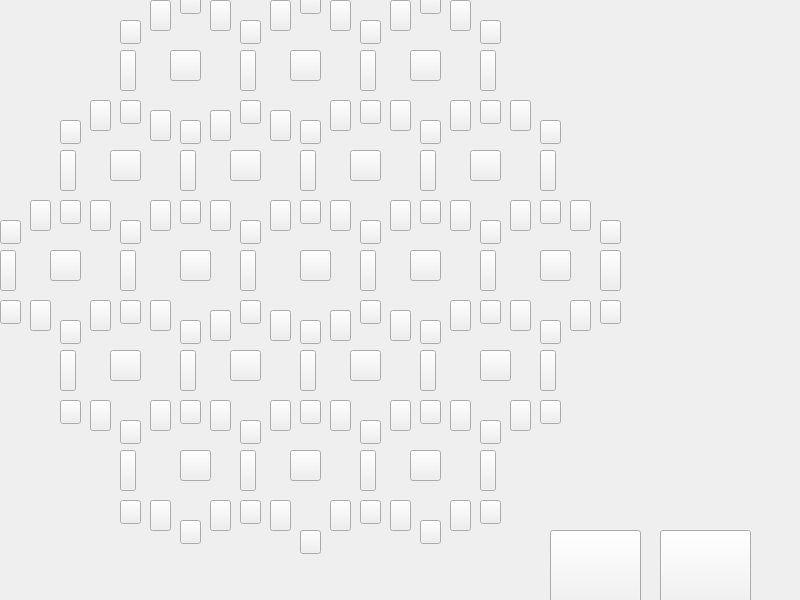
<?xml version="1.0" encoding="UTF-8"?>
<ui version="4.0">
 <class>Map</class>
 <widget class="QMainWindow" name="Map">
  <property name="geometry">
   <rect>
    <x>0</x>
    <y>0</y>
    <width>800</width>
    <height>600</height>
   </rect>
  </property>
  <property name="windowTitle">
   <string>MainWindow</string>
  </property>
  <widget class="QWidget" name="centralwidget">
   <widget class="QPushButton" name="pushButton_4">
    <property name="geometry">
     <rect>
      <x>170</x>
      <y>50</y>
      <width>31</width>
      <height>31</height>
     </rect>
    </property>
    <property name="text">
     <string/>
    </property>
   </widget>
   <widget class="QPushButton" name="pushButton_42">
    <property name="geometry">
     <rect>
      <x>60</x>
      <y>200</y>
      <width>21</width>
      <height>24</height>
     </rect>
    </property>
    <property name="text">
     <string/>
    </property>
   </widget>
   <widget class="QPushButton" name="pushButton_81">
    <property name="geometry">
     <rect>
      <x>600</x>
      <y>250</y>
      <width>21</width>
      <height>41</height>
     </rect>
    </property>
    <property name="text">
     <string/>
    </property>
   </widget>
   <widget class="QPushButton" name="pushButton_118">
    <property name="geometry">
     <rect>
      <x>390</x>
      <y>200</y>
      <width>21</width>
      <height>31</height>
     </rect>
    </property>
    <property name="text">
     <string/>
    </property>
   </widget>
   <widget class="QPushButton" name="pushButton_60">
    <property name="geometry">
     <rect>
      <x>240</x>
      <y>300</y>
      <width>21</width>
      <height>24</height>
     </rect>
    </property>
    <property name="text">
     <string/>
    </property>
   </widget>
   <widget class="QPushButton" name="pushButton_89">
    <property name="geometry">
     <rect>
      <x>180</x>
      <y>350</y>
      <width>16</width>
      <height>41</height>
     </rect>
    </property>
    <property name="text">
     <string/>
    </property>
   </widget>
   <widget class="QLabel" name="label_8">
    <property name="geometry">
     <rect>
      <x>190</x>
      <y>300</y>
      <width>131</width>
      <height>141</height>
     </rect>
    </property>
    <property name="text">
     <string/>
    </property>
    <property name="pixmap">
     <pixmap>../../AP_project/tile_clay.png</pixmap>
    </property>
   </widget>
   <widget class="QPushButton" name="pushButton_108">
    <property name="geometry">
     <rect>
      <x>270</x>
      <y>110</y>
      <width>21</width>
      <height>31</height>
     </rect>
    </property>
    <property name="text">
     <string/>
    </property>
   </widget>
   <widget class="QPushButton" name="pushButton_142">
    <property name="geometry">
     <rect>
      <x>450</x>
      <y>500</y>
      <width>21</width>
      <height>31</height>
     </rect>
    </property>
    <property name="text">
     <string/>
    </property>
   </widget>
   <widget class="QPushButton" name="pushButton_145">
    <property name="geometry">
     <rect>
      <x>210</x>
      <y>400</y>
      <width>21</width>
      <height>31</height>
     </rect>
    </property>
    <property name="text">
     <string/>
    </property>
   </widget>
   <widget class="QLabel" name="label_19">
    <property name="geometry">
     <rect>
      <x>310</x>
      <y>300</y>
      <width>121</width>
      <height>141</height>
     </rect>
    </property>
    <property name="text">
     <string/>
    </property>
    <property name="pixmap">
     <pixmap>../../AP_project/tile_field.png</pixmap>
    </property>
   </widget>
   <widget class="QPushButton" name="pushButton_88">
    <property name="geometry">
     <rect>
      <x>60</x>
      <y>350</y>
      <width>16</width>
      <height>41</height>
     </rect>
    </property>
    <property name="text">
     <string/>
    </property>
   </widget>
   <widget class="QPushButton" name="pushButton_47">
    <property name="geometry">
     <rect>
      <x>60</x>
      <y>320</y>
      <width>21</width>
      <height>24</height>
     </rect>
    </property>
    <property name="text">
     <string/>
    </property>
   </widget>
   <widget class="QPushButton" name="pushButton_57">
    <property name="geometry">
     <rect>
      <x>420</x>
      <y>320</y>
      <width>21</width>
      <height>24</height>
     </rect>
    </property>
    <property name="text">
     <string/>
    </property>
   </widget>
   <widget class="QPushButton" name="pushButton_52">
    <property name="geometry">
     <rect>
      <x>540</x>
      <y>320</y>
      <width>21</width>
      <height>24</height>
     </rect>
    </property>
    <property name="text">
     <string/>
    </property>
   </widget>
   <widget class="QPushButton" name="pushButton_19">
    <property name="geometry">
     <rect>
      <x>470</x>
      <y>150</y>
      <width>31</width>
      <height>31</height>
     </rect>
    </property>
    <property name="text">
     <string/>
    </property>
   </widget>
   <widget class="QPushButton" name="pushButton_115">
    <property name="geometry">
     <rect>
      <x>510</x>
      <y>100</y>
      <width>21</width>
      <height>31</height>
     </rect>
    </property>
    <property name="text">
     <string/>
    </property>
   </widget>
   <widget class="QPushButton" name="pushButton_73">
    <property name="geometry">
     <rect>
      <x>480</x>
      <y>420</y>
      <width>21</width>
      <height>24</height>
     </rect>
    </property>
    <property name="text">
     <string/>
    </property>
   </widget>
   <widget class="QPushButton" name="pushButton_34">
    <property name="geometry">
     <rect>
      <x>480</x>
      <y>220</y>
      <width>21</width>
      <height>24</height>
     </rect>
    </property>
    <property name="text">
     <string/>
    </property>
   </widget>
   <widget class="QPushButton" name="pushButton_124">
    <property name="geometry">
     <rect>
      <x>450</x>
      <y>400</y>
      <width>21</width>
      <height>31</height>
     </rect>
    </property>
    <property name="text">
     <string/>
    </property>
   </widget>
   <widget class="QPushButton" name="pushButton_96">
    <property name="geometry">
     <rect>
      <x>360</x>
      <y>250</y>
      <width>16</width>
      <height>41</height>
     </rect>
    </property>
    <property name="text">
     <string/>
    </property>
   </widget>
   <widget class="QPushButton" name="pushButton_131">
    <property name="geometry">
     <rect>
      <x>210</x>
      <y>110</y>
      <width>21</width>
      <height>31</height>
     </rect>
    </property>
    <property name="text">
     <string/>
    </property>
   </widget>
   <widget class="QPushButton" name="pushButton_45">
    <property name="geometry">
     <rect>
      <x>120</x>
      <y>420</y>
      <width>21</width>
      <height>24</height>
     </rect>
    </property>
    <property name="text">
     <string/>
    </property>
   </widget>
   <widget class="QLabel" name="label_10">
    <property name="geometry">
     <rect>
      <x>370</x>
      <y>200</y>
      <width>121</width>
      <height>141</height>
     </rect>
    </property>
    <property name="text">
     <string/>
    </property>
    <property name="pixmap">
     <pixmap>../../AP_project/tile_field.png</pixmap>
    </property>
   </widget>
   <widget class="QPushButton" name="pushButton_70">
    <property name="geometry">
     <rect>
      <x>300</x>
      <y>400</y>
      <width>21</width>
      <height>24</height>
     </rect>
    </property>
    <property name="text">
     <string/>
    </property>
   </widget>
   <widget class="QPushButton" name="pushButton_59">
    <property name="geometry">
     <rect>
      <x>300</x>
      <y>320</y>
      <width>21</width>
      <height>24</height>
     </rect>
    </property>
    <property name="text">
     <string/>
    </property>
   </widget>
   <widget class="QPushButton" name="pushButton_26">
    <property name="geometry">
     <rect>
      <x>180</x>
      <y>120</y>
      <width>21</width>
      <height>24</height>
     </rect>
    </property>
    <property name="text">
     <string/>
    </property>
   </widget>
   <widget class="QPushButton" name="pushButton_7">
    <property name="geometry">
     <rect>
      <x>230</x>
      <y>150</y>
      <width>31</width>
      <height>31</height>
     </rect>
    </property>
    <property name="text">
     <string/>
    </property>
   </widget>
   <widget class="QPushButton" name="pushButton_79">
    <property name="geometry">
     <rect>
      <x>120</x>
      <y>50</y>
      <width>16</width>
      <height>41</height>
     </rect>
    </property>
    <property name="text">
     <string/>
    </property>
   </widget>
   <widget class="QLabel" name="label_13">
    <property name="geometry">
     <rect>
      <x>130</x>
      <y>400</y>
      <width>121</width>
      <height>141</height>
     </rect>
    </property>
    <property name="text">
     <string/>
    </property>
    <property name="pixmap">
     <pixmap>../../AP_project/tile_field.png</pixmap>
    </property>
   </widget>
   <widget class="QPushButton" name="pushButton_139">
    <property name="geometry">
     <rect>
      <x>390</x>
      <y>500</y>
      <width>21</width>
      <height>31</height>
     </rect>
    </property>
    <property name="text">
     <string/>
    </property>
   </widget>
   <widget class="QLabel" name="label_9">
    <property name="geometry">
     <rect>
      <x>10</x>
      <y>200</y>
      <width>121</width>
      <height>141</height>
     </rect>
    </property>
    <property name="text">
     <string/>
    </property>
    <property name="pixmap">
     <pixmap>../../AP_project/tile_stone.png</pixmap>
    </property>
   </widget>
   <widget class="QPushButton" name="pushButton_144">
    <property name="geometry">
     <rect>
      <x>210</x>
      <y>310</y>
      <width>21</width>
      <height>31</height>
     </rect>
    </property>
    <property name="text">
     <string/>
    </property>
   </widget>
   <widget class="QPushButton" name="pushButton_125">
    <property name="geometry">
     <rect>
      <x>510</x>
      <y>400</y>
      <width>21</width>
      <height>31</height>
     </rect>
    </property>
    <property name="text">
     <string/>
    </property>
   </widget>
   <widget class="QPushButton" name="pushButton_97">
    <property name="geometry">
     <rect>
      <x>480</x>
      <y>250</y>
      <width>16</width>
      <height>41</height>
     </rect>
    </property>
    <property name="text">
     <string/>
    </property>
   </widget>
   <widget class="QPushButton" name="pushButton_24">
    <property name="geometry">
     <rect>
      <x>120</x>
      <y>20</y>
      <width>21</width>
      <height>24</height>
     </rect>
    </property>
    <property name="text">
     <string/>
    </property>
    <property name="autoDefault">
     <bool>false</bool>
    </property>
    <property name="flat">
     <bool>false</bool>
    </property>
   </widget>
   <widget class="QPushButton" name="pushButton_46">
    <property name="geometry">
     <rect>
      <x>120</x>
      <y>300</y>
      <width>21</width>
      <height>24</height>
     </rect>
    </property>
    <property name="text">
     <string/>
    </property>
   </widget>
   <widget class="QLabel" name="label">
    <property name="geometry">
     <rect>
      <x>250</x>
      <y>0</y>
      <width>121</width>
      <height>141</height>
     </rect>
    </property>
    <property name="text">
     <string/>
    </property>
    <property name="pixmap">
     <pixmap>../../AP_project/tile_field.png</pixmap>
    </property>
   </widget>
   <widget class="QPushButton" name="pushButton_69">
    <property name="geometry">
     <rect>
      <x>360</x>
      <y>420</y>
      <width>21</width>
      <height>24</height>
     </rect>
    </property>
    <property name="text">
     <string/>
    </property>
   </widget>
   <widget class="QPushButton" name="pushButton_40">
    <property name="geometry">
     <rect>
      <x>120</x>
      <y>220</y>
      <width>21</width>
      <height>24</height>
     </rect>
    </property>
    <property name="text">
     <string/>
    </property>
   </widget>
   <widget class="QPushButton" name="pushButton_62">
    <property name="geometry">
     <rect>
      <x>180</x>
      <y>400</y>
      <width>21</width>
      <height>24</height>
     </rect>
    </property>
    <property name="text">
     <string/>
    </property>
   </widget>
   <widget class="QPushButton" name="pushButton_72">
    <property name="geometry">
     <rect>
      <x>420</x>
      <y>400</y>
      <width>21</width>
      <height>24</height>
     </rect>
    </property>
    <property name="text">
     <string/>
    </property>
   </widget>
   <widget class="QPushButton" name="pushButton_91">
    <property name="geometry">
     <rect>
      <x>420</x>
      <y>350</y>
      <width>16</width>
      <height>41</height>
     </rect>
    </property>
    <property name="text">
     <string/>
    </property>
   </widget>
   <widget class="QPushButton" name="pushButton_50">
    <property name="geometry">
     <rect>
      <x>540</x>
      <y>120</y>
      <width>21</width>
      <height>24</height>
     </rect>
    </property>
    <property name="text">
     <string/>
    </property>
   </widget>
   <widget class="QPushButton" name="pushButton_54">
    <property name="geometry">
     <rect>
      <x>600</x>
      <y>220</y>
      <width>21</width>
      <height>24</height>
     </rect>
    </property>
    <property name="text">
     <string/>
    </property>
   </widget>
   <widget class="QPushButton" name="pushButton_10">
    <property name="geometry">
     <rect>
      <x>410</x>
      <y>250</y>
      <width>31</width>
      <height>31</height>
     </rect>
    </property>
    <property name="text">
     <string/>
    </property>
   </widget>
   <widget class="QPushButton" name="pushButton_105">
    <property name="geometry">
     <rect>
      <x>390</x>
      <y>0</y>
      <width>21</width>
      <height>31</height>
     </rect>
    </property>
    <property name="text">
     <string/>
    </property>
   </widget>
   <widget class="QPushButton" name="pushButton_43">
    <property name="geometry">
     <rect>
      <x>480</x>
      <y>20</y>
      <width>21</width>
      <height>24</height>
     </rect>
    </property>
    <property name="text">
     <string/>
    </property>
   </widget>
   <widget class="QPushButton" name="pushButton_138">
    <property name="geometry">
     <rect>
      <x>390</x>
      <y>310</y>
      <width>21</width>
      <height>31</height>
     </rect>
    </property>
    <property name="text">
     <string/>
    </property>
   </widget>
   <widget class="QPushButton" name="pushButton_13">
    <property name="geometry">
     <rect>
      <x>350</x>
      <y>350</y>
      <width>31</width>
      <height>31</height>
     </rect>
    </property>
    <property name="text">
     <string/>
    </property>
   </widget>
   <widget class="QPushButton" name="pushButton_65">
    <property name="geometry">
     <rect>
      <x>300</x>
      <y>530</y>
      <width>21</width>
      <height>24</height>
     </rect>
    </property>
    <property name="text">
     <string/>
    </property>
   </widget>
   <widget class="QPushButton" name="pushButton_83">
    <property name="geometry">
     <rect>
      <x>300</x>
      <y>150</y>
      <width>16</width>
      <height>41</height>
     </rect>
    </property>
    <property name="text">
     <string/>
    </property>
   </widget>
   <widget class="QLabel" name="label_17">
    <property name="geometry">
     <rect>
      <x>250</x>
      <y>400</y>
      <width>131</width>
      <height>141</height>
     </rect>
    </property>
    <property name="text">
     <string/>
    </property>
    <property name="pixmap">
     <pixmap>../../AP_project/image_2021-07-10_16-53-41.png</pixmap>
    </property>
   </widget>
   <widget class="QPushButton" name="pushButton_99">
    <property name="geometry">
     <rect>
      <x>150</x>
      <y>110</y>
      <width>21</width>
      <height>31</height>
     </rect>
    </property>
    <property name="text">
     <string/>
    </property>
   </widget>
   <widget class="QPushButton" name="pushButton_117">
    <property name="geometry">
     <rect>
      <x>450</x>
      <y>200</y>
      <width>21</width>
      <height>31</height>
     </rect>
    </property>
    <property name="text">
     <string/>
    </property>
   </widget>
   <widget class="QPushButton" name="pushButton_122">
    <property name="geometry">
     <rect>
      <x>330</x>
      <y>400</y>
      <width>21</width>
      <height>31</height>
     </rect>
    </property>
    <property name="text">
     <string/>
    </property>
   </widget>
   <widget class="QPushButton" name="pushButton_36">
    <property name="geometry">
     <rect>
      <x>360</x>
      <y>220</y>
      <width>21</width>
      <height>24</height>
     </rect>
    </property>
    <property name="text">
     <string/>
    </property>
   </widget>
   <widget class="QPushButton" name="pushButton_75">
    <property name="geometry">
     <rect>
      <x>420</x>
      <y>520</y>
      <width>21</width>
      <height>24</height>
     </rect>
    </property>
    <property name="text">
     <string/>
    </property>
   </widget>
   <widget class="QPushButton" name="pushButton_110">
    <property name="geometry">
     <rect>
      <x>210</x>
      <y>200</y>
      <width>21</width>
      <height>31</height>
     </rect>
    </property>
    <property name="text">
     <string/>
    </property>
   </widget>
   <widget class="QPushButton" name="pushButton_28">
    <property name="geometry">
     <rect>
      <x>420</x>
      <y>120</y>
      <width>21</width>
      <height>24</height>
     </rect>
    </property>
    <property name="text">
     <string/>
    </property>
   </widget>
   <widget class="QPushButton" name="pushButton_49">
    <property name="geometry">
     <rect>
      <x>0</x>
      <y>220</y>
      <width>21</width>
      <height>24</height>
     </rect>
    </property>
    <property name="text">
     <string/>
    </property>
   </widget>
   <widget class="QPushButton" name="pushButton_68">
    <property name="geometry">
     <rect>
      <x>120</x>
      <y>500</y>
      <width>21</width>
      <height>24</height>
     </rect>
    </property>
    <property name="text">
     <string/>
    </property>
   </widget>
   <widget class="QPushButton" name="pushButton_53">
    <property name="geometry">
     <rect>
      <x>600</x>
      <y>300</y>
      <width>21</width>
      <height>24</height>
     </rect>
    </property>
    <property name="text">
     <string/>
    </property>
   </widget>
   <widget class="QPushButton" name="pushButton_9">
    <property name="geometry">
     <rect>
      <x>300</x>
      <y>250</y>
      <width>31</width>
      <height>31</height>
     </rect>
    </property>
    <property name="text">
     <string/>
    </property>
   </widget>
   <widget class="QPushButton" name="pushButton_44">
    <property name="geometry">
     <rect>
      <x>420</x>
      <y>-10</y>
      <width>21</width>
      <height>24</height>
     </rect>
    </property>
    <property name="text">
     <string/>
    </property>
   </widget>
   <widget class="QPushButton" name="pushButton_80">
    <property name="geometry">
     <rect>
      <x>540</x>
      <y>150</y>
      <width>16</width>
      <height>41</height>
     </rect>
    </property>
    <property name="text">
     <string/>
    </property>
   </widget>
   <widget class="QPushButton" name="pushButton_23">
    <property name="geometry">
     <rect>
      <x>240</x>
      <y>20</y>
      <width>21</width>
      <height>24</height>
     </rect>
    </property>
    <property name="text">
     <string/>
    </property>
   </widget>
   <widget class="QPushButton" name="pushButton_137">
    <property name="geometry">
     <rect>
      <x>330</x>
      <y>310</y>
      <width>21</width>
      <height>31</height>
     </rect>
    </property>
    <property name="text">
     <string/>
    </property>
   </widget>
   <widget class="QPushButton" name="pushButton_12">
    <property name="geometry">
     <rect>
      <x>230</x>
      <y>350</y>
      <width>31</width>
      <height>31</height>
     </rect>
    </property>
    <property name="text">
     <string/>
    </property>
   </widget>
   <widget class="QPushButton" name="pushButton">
    <property name="geometry">
     <rect>
      <x>110</x>
      <y>350</y>
      <width>31</width>
      <height>31</height>
     </rect>
    </property>
    <property name="text">
     <string/>
    </property>
   </widget>
   <widget class="QPushButton" name="pushButton_100">
    <property name="geometry">
     <rect>
      <x>150</x>
      <y>0</y>
      <width>21</width>
      <height>31</height>
     </rect>
    </property>
    <property name="text">
     <string/>
    </property>
   </widget>
   <widget class="QPushButton" name="pushButton_82">
    <property name="geometry">
     <rect>
      <x>420</x>
      <y>150</y>
      <width>16</width>
      <height>41</height>
     </rect>
    </property>
    <property name="text">
     <string/>
    </property>
   </widget>
   <widget class="QPushButton" name="pushButton_120">
    <property name="geometry">
     <rect>
      <x>330</x>
      <y>200</y>
      <width>21</width>
      <height>31</height>
     </rect>
    </property>
    <property name="text">
     <string/>
    </property>
   </widget>
   <widget class="QPushButton" name="pushButton_33">
    <property name="geometry">
     <rect>
      <x>480</x>
      <y>100</y>
      <width>21</width>
      <height>24</height>
     </rect>
    </property>
    <property name="text">
     <string/>
    </property>
   </widget>
   <widget class="QPushButton" name="pushButton_90">
    <property name="geometry">
     <rect>
      <x>300</x>
      <y>350</y>
      <width>16</width>
      <height>41</height>
     </rect>
    </property>
    <property name="text">
     <string/>
    </property>
   </widget>
   <widget class="QPushButton" name="pushButton_61">
    <property name="geometry">
     <rect>
      <x>60</x>
      <y>400</y>
      <width>21</width>
      <height>24</height>
     </rect>
    </property>
    <property name="text">
     <string/>
    </property>
   </widget>
   <widget class="QPushButton" name="pushButton_38">
    <property name="geometry">
     <rect>
      <x>240</x>
      <y>220</y>
      <width>21</width>
      <height>24</height>
     </rect>
    </property>
    <property name="text">
     <string/>
    </property>
   </widget>
   <widget class="QPushButton" name="pushButton_74">
    <property name="geometry">
     <rect>
      <x>480</x>
      <y>500</y>
      <width>21</width>
      <height>24</height>
     </rect>
    </property>
    <property name="text">
     <string/>
    </property>
   </widget>
   <widget class="QPushButton" name="pushButton_140">
    <property name="geometry">
     <rect>
      <x>270</x>
      <y>500</y>
      <width>21</width>
      <height>31</height>
     </rect>
    </property>
    <property name="text">
     <string/>
    </property>
   </widget>
   <widget class="QPushButton" name="pushButton_11">
    <property name="geometry">
     <rect>
      <x>540</x>
      <y>250</y>
      <width>31</width>
      <height>31</height>
     </rect>
    </property>
    <property name="text">
     <string/>
    </property>
   </widget>
   <widget class="QPushButton" name="pushButton_119">
    <property name="geometry">
     <rect>
      <x>90</x>
      <y>300</y>
      <width>21</width>
      <height>31</height>
     </rect>
    </property>
    <property name="text">
     <string/>
    </property>
   </widget>
   <widget class="QPushButton" name="Dice_1">
    <property name="geometry">
     <rect>
      <x>550</x>
      <y>530</y>
      <width>91</width>
      <height>91</height>
     </rect>
    </property>
    <property name="styleSheet">
     <string notr="true">border-image:url(/Users/golnoush/Desktop/University/term 2/AP/AP_project/dice_6.png);</string>
    </property>
    <property name="text">
     <string/>
    </property>
   </widget>
   <widget class="QPushButton" name="pushButton_48">
    <property name="geometry">
     <rect>
      <x>0</x>
      <y>300</y>
      <width>21</width>
      <height>24</height>
     </rect>
    </property>
    <property name="text">
     <string/>
    </property>
   </widget>
   <widget class="QPushButton" name="pushButton_85">
    <property name="geometry">
     <rect>
      <x>240</x>
      <y>450</y>
      <width>16</width>
      <height>41</height>
     </rect>
    </property>
    <property name="text">
     <string/>
    </property>
   </widget>
   <widget class="QLabel" name="label_16">
    <property name="geometry">
     <rect>
      <x>70</x>
      <y>300</y>
      <width>121</width>
      <height>141</height>
     </rect>
    </property>
    <property name="text">
     <string/>
    </property>
    <property name="pixmap">
     <pixmap>../../AP_project/tile_desert.png</pixmap>
    </property>
   </widget>
   <widget class="QPushButton" name="pushButton_29">
    <property name="geometry">
     <rect>
      <x>300</x>
      <y>-10</y>
      <width>21</width>
      <height>24</height>
     </rect>
    </property>
    <property name="text">
     <string/>
    </property>
   </widget>
   <widget class="QPushButton" name="pushButton_35">
    <property name="geometry">
     <rect>
      <x>420</x>
      <y>200</y>
      <width>21</width>
      <height>24</height>
     </rect>
    </property>
    <property name="text">
     <string/>
    </property>
   </widget>
   <widget class="QPushButton" name="pushButton_64">
    <property name="geometry">
     <rect>
      <x>360</x>
      <y>500</y>
      <width>21</width>
      <height>24</height>
     </rect>
    </property>
    <property name="text">
     <string/>
    </property>
   </widget>
   <widget class="QPushButton" name="pushButton_93">
    <property name="geometry">
     <rect>
      <x>0</x>
      <y>250</y>
      <width>16</width>
      <height>41</height>
     </rect>
    </property>
    <property name="text">
     <string/>
    </property>
   </widget>
   <widget class="QPushButton" name="pushButton_27">
    <property name="geometry">
     <rect>
      <x>240</x>
      <y>100</y>
      <width>21</width>
      <height>24</height>
     </rect>
    </property>
    <property name="text">
     <string/>
    </property>
   </widget>
   <widget class="QPushButton" name="pushButton_21">
    <property name="geometry">
     <rect>
      <x>180</x>
      <y>150</y>
      <width>16</width>
      <height>41</height>
     </rect>
    </property>
    <property name="text">
     <string/>
    </property>
   </widget>
   <widget class="QLabel" name="label_7">
    <property name="geometry">
     <rect>
      <x>430</x>
      <y>100</y>
      <width>121</width>
      <height>141</height>
     </rect>
    </property>
    <property name="text">
     <string/>
    </property>
    <property name="pixmap">
     <pixmap>../../AP_project/tile_stone.png</pixmap>
    </property>
   </widget>
   <widget class="QPushButton" name="pushButton_15">
    <property name="geometry">
     <rect>
      <x>180</x>
      <y>450</y>
      <width>31</width>
      <height>31</height>
     </rect>
    </property>
    <property name="text">
     <string/>
    </property>
   </widget>
   <widget class="QLabel" name="label_3">
    <property name="geometry">
     <rect>
      <x>310</x>
      <y>100</y>
      <width>121</width>
      <height>141</height>
     </rect>
    </property>
    <property name="text">
     <string/>
    </property>
    <property name="pixmap">
     <pixmap>../../AP_project/tile_clay.png</pixmap>
    </property>
   </widget>
   <widget class="QPushButton" name="pushButton_132">
    <property name="geometry">
     <rect>
      <x>90</x>
      <y>100</y>
      <width>21</width>
      <height>31</height>
     </rect>
    </property>
    <property name="text">
     <string/>
    </property>
   </widget>
   <widget class="QPushButton" name="pushButton_127">
    <property name="geometry">
     <rect>
      <x>570</x>
      <y>300</y>
      <width>21</width>
      <height>31</height>
     </rect>
    </property>
    <property name="text">
     <string/>
    </property>
   </widget>
   <widget class="QLabel" name="label_15">
    <property name="geometry">
     <rect>
      <x>130</x>
      <y>0</y>
      <width>121</width>
      <height>141</height>
     </rect>
    </property>
    <property name="text">
     <string/>
    </property>
    <property name="pixmap">
     <pixmap>../../AP_project/image_2021-07-10_16-53-41.png</pixmap>
    </property>
   </widget>
   <widget class="QPushButton" name="pushButton_98">
    <property name="geometry">
     <rect>
      <x>210</x>
      <y>0</y>
      <width>21</width>
      <height>31</height>
     </rect>
    </property>
    <property name="text">
     <string/>
    </property>
   </widget>
   <widget class="QPushButton" name="pushButton_25">
    <property name="geometry">
     <rect>
      <x>120</x>
      <y>100</y>
      <width>21</width>
      <height>24</height>
     </rect>
    </property>
    <property name="text">
     <string/>
    </property>
   </widget>
   <widget class="QPushButton" name="pushButton_84">
    <property name="geometry">
     <rect>
      <x>120</x>
      <y>450</y>
      <width>16</width>
      <height>41</height>
     </rect>
    </property>
    <property name="text">
     <string/>
    </property>
   </widget>
   <widget class="QPushButton" name="pushButton_2">
    <property name="geometry">
     <rect>
      <x>50</x>
      <y>250</y>
      <width>31</width>
      <height>31</height>
     </rect>
    </property>
    <property name="text">
     <string/>
    </property>
   </widget>
   <widget class="QPushButton" name="pushButton_123">
    <property name="geometry">
     <rect>
      <x>390</x>
      <y>400</y>
      <width>21</width>
      <height>31</height>
     </rect>
    </property>
    <property name="text">
     <string/>
    </property>
   </widget>
   <widget class="QPushButton" name="pushButton_92">
    <property name="geometry">
     <rect>
      <x>540</x>
      <y>350</y>
      <width>16</width>
      <height>41</height>
     </rect>
    </property>
    <property name="text">
     <string/>
    </property>
   </widget>
   <widget class="QPushButton" name="pushButton_63">
    <property name="geometry">
     <rect>
      <x>180</x>
      <y>320</y>
      <width>21</width>
      <height>24</height>
     </rect>
    </property>
    <property name="text">
     <string/>
    </property>
   </widget>
   <widget class="QPushButton" name="pushButton_51">
    <property name="geometry">
     <rect>
      <x>540</x>
      <y>200</y>
      <width>21</width>
      <height>24</height>
     </rect>
    </property>
    <property name="text">
     <string/>
    </property>
   </widget>
   <widget class="QLabel" name="label_2">
    <property name="geometry">
     <rect>
      <x>370</x>
      <y>0</y>
      <width>121</width>
      <height>141</height>
     </rect>
    </property>
    <property name="text">
     <string/>
    </property>
    <property name="pixmap">
     <pixmap>../../AP_project/tile_stone.png</pixmap>
    </property>
   </widget>
   <widget class="QPushButton" name="pushButton_113">
    <property name="geometry">
     <rect>
      <x>150</x>
      <y>400</y>
      <width>21</width>
      <height>31</height>
     </rect>
    </property>
    <property name="text">
     <string/>
    </property>
   </widget>
   <widget class="QPushButton" name="pushButton_107">
    <property name="geometry">
     <rect>
      <x>270</x>
      <y>0</y>
      <width>21</width>
      <height>31</height>
     </rect>
    </property>
    <property name="text">
     <string/>
    </property>
   </widget>
   <widget class="QPushButton" name="pushButton_135">
    <property name="geometry">
     <rect>
      <x>450</x>
      <y>300</y>
      <width>21</width>
      <height>31</height>
     </rect>
    </property>
    <property name="text">
     <string/>
    </property>
   </widget>
   <widget class="QPushButton" name="pushButton_102">
    <property name="geometry">
     <rect>
      <x>390</x>
      <y>100</y>
      <width>21</width>
      <height>31</height>
     </rect>
    </property>
    <property name="text">
     <string/>
    </property>
   </widget>
   <widget class="QPushButton" name="Dice_2">
    <property name="geometry">
     <rect>
      <x>660</x>
      <y>530</y>
      <width>91</width>
      <height>91</height>
     </rect>
    </property>
    <property name="styleSheet">
     <string notr="true">border-image:url(/Users/golnoush/Desktop/University/term 2/AP/AP_project/dice_6.png);</string>
    </property>
    <property name="text">
     <string/>
    </property>
   </widget>
   <widget class="QPushButton" name="pushButton_133">
    <property name="geometry">
     <rect>
      <x>150</x>
      <y>200</y>
      <width>21</width>
      <height>31</height>
     </rect>
    </property>
    <property name="text">
     <string/>
    </property>
   </widget>
   <widget class="QLabel" name="label_6">
    <property name="geometry">
     <rect>
      <x>130</x>
      <y>200</y>
      <width>121</width>
      <height>141</height>
     </rect>
    </property>
    <property name="text">
     <string/>
    </property>
    <property name="pixmap">
     <pixmap>../../AP_project/tile_pasture.png</pixmap>
    </property>
   </widget>
   <widget class="QPushButton" name="pushButton_87">
    <property name="geometry">
     <rect>
      <x>480</x>
      <y>450</y>
      <width>16</width>
      <height>41</height>
     </rect>
    </property>
    <property name="text">
     <string/>
    </property>
   </widget>
   <widget class="QPushButton" name="pushButton_56">
    <property name="geometry">
     <rect>
      <x>480</x>
      <y>300</y>
      <width>21</width>
      <height>24</height>
     </rect>
    </property>
    <property name="text">
     <string/>
    </property>
   </widget>
   <widget class="QLabel" name="label_11">
    <property name="geometry">
     <rect>
      <x>430</x>
      <y>300</y>
      <width>121</width>
      <height>141</height>
     </rect>
    </property>
    <property name="text">
     <string/>
    </property>
    <property name="pixmap">
     <pixmap>../../AP_project/image_2021-07-10_16-53-41.png</pixmap>
    </property>
   </widget>
   <widget class="QPushButton" name="pushButton_31">
    <property name="geometry">
     <rect>
      <x>360</x>
      <y>100</y>
      <width>21</width>
      <height>24</height>
     </rect>
    </property>
    <property name="text">
     <string/>
    </property>
   </widget>
   <widget class="QPushButton" name="pushButton_37">
    <property name="geometry">
     <rect>
      <x>300</x>
      <y>200</y>
      <width>21</width>
      <height>24</height>
     </rect>
    </property>
    <property name="text">
     <string/>
    </property>
   </widget>
   <widget class="QPushButton" name="pushButton_20">
    <property name="geometry">
     <rect>
      <x>240</x>
      <y>50</y>
      <width>16</width>
      <height>41</height>
     </rect>
    </property>
    <property name="text">
     <string/>
    </property>
   </widget>
   <widget class="QPushButton" name="pushButton_14">
    <property name="geometry">
     <rect>
      <x>480</x>
      <y>350</y>
      <width>31</width>
      <height>31</height>
     </rect>
    </property>
    <property name="text">
     <string/>
    </property>
   </widget>
   <widget class="QPushButton" name="pushButton_39">
    <property name="geometry">
     <rect>
      <x>180</x>
      <y>200</y>
      <width>21</width>
      <height>24</height>
     </rect>
    </property>
    <property name="text">
     <string/>
    </property>
   </widget>
   <widget class="QPushButton" name="pushButton_114">
    <property name="geometry">
     <rect>
      <x>90</x>
      <y>400</y>
      <width>21</width>
      <height>31</height>
     </rect>
    </property>
    <property name="text">
     <string/>
    </property>
   </widget>
   <widget class="QPushButton" name="pushButton_143">
    <property name="geometry">
     <rect>
      <x>330</x>
      <y>100</y>
      <width>21</width>
      <height>31</height>
     </rect>
    </property>
    <property name="text">
     <string/>
    </property>
   </widget>
   <widget class="QPushButton" name="pushButton_41">
    <property name="geometry">
     <rect>
      <x>60</x>
      <y>120</y>
      <width>21</width>
      <height>24</height>
     </rect>
    </property>
    <property name="text">
     <string/>
    </property>
   </widget>
   <widget class="QLabel" name="label_5">
    <property name="geometry">
     <rect>
      <x>190</x>
      <y>100</y>
      <width>121</width>
      <height>141</height>
     </rect>
    </property>
    <property name="text">
     <string/>
    </property>
    <property name="pixmap">
     <pixmap>../../AP_project/tile_pasture.png</pixmap>
    </property>
   </widget>
   <widget class="QPushButton" name="pushButton_66">
    <property name="geometry">
     <rect>
      <x>240</x>
      <y>500</y>
      <width>21</width>
      <height>24</height>
     </rect>
    </property>
    <property name="text">
     <string/>
    </property>
   </widget>
   <widget class="QPushButton" name="pushButton_95">
    <property name="geometry">
     <rect>
      <x>240</x>
      <y>250</y>
      <width>16</width>
      <height>41</height>
     </rect>
    </property>
    <property name="text">
     <string/>
    </property>
   </widget>
   <widget class="QPushButton" name="pushButton_67">
    <property name="geometry">
     <rect>
      <x>180</x>
      <y>520</y>
      <width>21</width>
      <height>24</height>
     </rect>
    </property>
    <property name="text">
     <string/>
    </property>
   </widget>
   <widget class="QPushButton" name="pushButton_134">
    <property name="geometry">
     <rect>
      <x>90</x>
      <y>200</y>
      <width>21</width>
      <height>31</height>
     </rect>
    </property>
    <property name="text">
     <string/>
    </property>
   </widget>
   <widget class="QPushButton" name="pushButton_112">
    <property name="geometry">
     <rect>
      <x>150</x>
      <y>500</y>
      <width>21</width>
      <height>31</height>
     </rect>
    </property>
    <property name="text">
     <string/>
    </property>
   </widget>
   <widget class="QLabel" name="label_18">
    <property name="geometry">
     <rect>
      <x>370</x>
      <y>400</y>
      <width>121</width>
      <height>141</height>
     </rect>
    </property>
    <property name="text">
     <string/>
    </property>
    <property name="pixmap">
     <pixmap>../../AP_project/tile_pasture.png</pixmap>
    </property>
   </widget>
   <widget class="QPushButton" name="pushButton_121">
    <property name="geometry">
     <rect>
      <x>270</x>
      <y>400</y>
      <width>21</width>
      <height>31</height>
     </rect>
    </property>
    <property name="text">
     <string/>
    </property>
   </widget>
   <widget class="QPushButton" name="pushButton_106">
    <property name="geometry">
     <rect>
      <x>330</x>
      <y>0</y>
      <width>21</width>
      <height>31</height>
     </rect>
    </property>
    <property name="text">
     <string/>
    </property>
   </widget>
   <widget class="QPushButton" name="pushButton_126">
    <property name="geometry">
     <rect>
      <x>510</x>
      <y>300</y>
      <width>21</width>
      <height>31</height>
     </rect>
    </property>
    <property name="text">
     <string/>
    </property>
   </widget>
   <widget class="QPushButton" name="pushButton_6">
    <property name="geometry">
     <rect>
      <x>350</x>
      <y>150</y>
      <width>31</width>
      <height>31</height>
     </rect>
    </property>
    <property name="text">
     <string/>
    </property>
   </widget>
   <widget class="QPushButton" name="pushButton_101">
    <property name="geometry">
     <rect>
      <x>150</x>
      <y>300</y>
      <width>21</width>
      <height>31</height>
     </rect>
    </property>
    <property name="text">
     <string/>
    </property>
   </widget>
   <widget class="QPushButton" name="pushButton_78">
    <property name="geometry">
     <rect>
      <x>360</x>
      <y>50</y>
      <width>16</width>
      <height>41</height>
     </rect>
    </property>
    <property name="text">
     <string/>
    </property>
   </widget>
   <widget class="QPushButton" name="pushButton_18">
    <property name="geometry">
     <rect>
      <x>410</x>
      <y>50</y>
      <width>31</width>
      <height>31</height>
     </rect>
    </property>
    <property name="text">
     <string/>
    </property>
   </widget>
   <widget class="QPushButton" name="pushButton_141">
    <property name="geometry">
     <rect>
      <x>330</x>
      <y>500</y>
      <width>21</width>
      <height>31</height>
     </rect>
    </property>
    <property name="text">
     <string/>
    </property>
   </widget>
   <widget class="QPushButton" name="pushButton_130">
    <property name="geometry">
     <rect>
      <x>30</x>
      <y>300</y>
      <width>21</width>
      <height>31</height>
     </rect>
    </property>
    <property name="text">
     <string/>
    </property>
   </widget>
   <widget class="QPushButton" name="pushButton_17">
    <property name="geometry">
     <rect>
      <x>410</x>
      <y>450</y>
      <width>31</width>
      <height>31</height>
     </rect>
    </property>
    <property name="text">
     <string/>
    </property>
   </widget>
   <widget class="QPushButton" name="pushButton_55">
    <property name="geometry">
     <rect>
      <x>540</x>
      <y>400</y>
      <width>21</width>
      <height>24</height>
     </rect>
    </property>
    <property name="text">
     <string/>
    </property>
   </widget>
   <widget class="QPushButton" name="pushButton_30">
    <property name="geometry">
     <rect>
      <x>360</x>
      <y>20</y>
      <width>21</width>
      <height>24</height>
     </rect>
    </property>
    <property name="text">
     <string/>
    </property>
   </widget>
   <widget class="QLabel" name="label_14">
    <property name="geometry">
     <rect>
      <x>250</x>
      <y>200</y>
      <width>121</width>
      <height>141</height>
     </rect>
    </property>
    <property name="text">
     <string/>
    </property>
    <property name="pixmap">
     <pixmap>../../AP_project/image_2021-07-10_16-53-41.png</pixmap>
    </property>
   </widget>
   <widget class="QPushButton" name="pushButton_71">
    <property name="geometry">
     <rect>
      <x>240</x>
      <y>420</y>
      <width>21</width>
      <height>24</height>
     </rect>
    </property>
    <property name="text">
     <string/>
    </property>
   </widget>
   <widget class="QPushButton" name="pushButton_136">
    <property name="geometry">
     <rect>
      <x>30</x>
      <y>200</y>
      <width>21</width>
      <height>31</height>
     </rect>
    </property>
    <property name="text">
     <string/>
    </property>
   </widget>
   <widget class="QPushButton" name="pushButton_129">
    <property name="geometry">
     <rect>
      <x>270</x>
      <y>310</y>
      <width>21</width>
      <height>31</height>
     </rect>
    </property>
    <property name="text">
     <string/>
    </property>
   </widget>
   <widget class="QPushButton" name="pushButton_94">
    <property name="geometry">
     <rect>
      <x>120</x>
      <y>250</y>
      <width>16</width>
      <height>41</height>
     </rect>
    </property>
    <property name="text">
     <string/>
    </property>
   </widget>
   <widget class="QPushButton" name="pushButton_109">
    <property name="geometry">
     <rect>
      <x>270</x>
      <y>200</y>
      <width>21</width>
      <height>31</height>
     </rect>
    </property>
    <property name="text">
     <string/>
    </property>
   </widget>
   <widget class="QPushButton" name="pushButton_104">
    <property name="geometry">
     <rect>
      <x>450</x>
      <y>0</y>
      <width>21</width>
      <height>31</height>
     </rect>
    </property>
    <property name="text">
     <string/>
    </property>
   </widget>
   <widget class="QPushButton" name="pushButton_86">
    <property name="geometry">
     <rect>
      <x>360</x>
      <y>450</y>
      <width>16</width>
      <height>41</height>
     </rect>
    </property>
    <property name="text">
     <string/>
    </property>
   </widget>
   <widget class="QPushButton" name="pushButton_5">
    <property name="geometry">
     <rect>
      <x>290</x>
      <y>50</y>
      <width>31</width>
      <height>31</height>
     </rect>
    </property>
    <property name="text">
     <string/>
    </property>
   </widget>
   <widget class="QPushButton" name="pushButton_58">
    <property name="geometry">
     <rect>
      <x>360</x>
      <y>300</y>
      <width>21</width>
      <height>24</height>
     </rect>
    </property>
    <property name="text">
     <string/>
    </property>
   </widget>
   <widget class="QPushButton" name="pushButton_76">
    <property name="geometry">
     <rect>
      <x>60</x>
      <y>150</y>
      <width>16</width>
      <height>41</height>
     </rect>
    </property>
    <property name="text">
     <string/>
    </property>
   </widget>
   <widget class="QPushButton" name="pushButton_16">
    <property name="geometry">
     <rect>
      <x>290</x>
      <y>450</y>
      <width>31</width>
      <height>31</height>
     </rect>
    </property>
    <property name="text">
     <string/>
    </property>
   </widget>
   <widget class="QPushButton" name="pushButton_111">
    <property name="geometry">
     <rect>
      <x>210</x>
      <y>500</y>
      <width>21</width>
      <height>31</height>
     </rect>
    </property>
    <property name="text">
     <string/>
    </property>
   </widget>
   <widget class="QPushButton" name="pushButton_3">
    <property name="geometry">
     <rect>
      <x>110</x>
      <y>150</y>
      <width>31</width>
      <height>31</height>
     </rect>
    </property>
    <property name="text">
     <string/>
    </property>
   </widget>
   <widget class="QLabel" name="label_12">
    <property name="geometry">
     <rect>
      <x>490</x>
      <y>200</y>
      <width>121</width>
      <height>141</height>
     </rect>
    </property>
    <property name="text">
     <string/>
    </property>
    <property name="pixmap">
     <pixmap>../../AP_project/tile_pasture.png</pixmap>
    </property>
   </widget>
   <widget class="QPushButton" name="pushButton_77">
    <property name="geometry">
     <rect>
      <x>480</x>
      <y>50</y>
      <width>16</width>
      <height>41</height>
     </rect>
    </property>
    <property name="text">
     <string/>
    </property>
   </widget>
   <widget class="QPushButton" name="pushButton_128">
    <property name="geometry">
     <rect>
      <x>570</x>
      <y>200</y>
      <width>21</width>
      <height>31</height>
     </rect>
    </property>
    <property name="text">
     <string/>
    </property>
   </widget>
   <widget class="QPushButton" name="pushButton_32">
    <property name="geometry">
     <rect>
      <x>300</x>
      <y>120</y>
      <width>21</width>
      <height>24</height>
     </rect>
    </property>
    <property name="text">
     <string/>
    </property>
   </widget>
   <widget class="QPushButton" name="pushButton_103">
    <property name="geometry">
     <rect>
      <x>450</x>
      <y>100</y>
      <width>21</width>
      <height>31</height>
     </rect>
    </property>
    <property name="text">
     <string/>
    </property>
   </widget>
   <widget class="QPushButton" name="pushButton_8">
    <property name="geometry">
     <rect>
      <x>180</x>
      <y>250</y>
      <width>31</width>
      <height>31</height>
     </rect>
    </property>
    <property name="text">
     <string/>
    </property>
   </widget>
   <widget class="QPushButton" name="pushButton_22">
    <property name="geometry">
     <rect>
      <x>180</x>
      <y>-10</y>
      <width>21</width>
      <height>24</height>
     </rect>
    </property>
    <property name="text">
     <string/>
    </property>
   </widget>
   <widget class="QLabel" name="label_4">
    <property name="geometry">
     <rect>
      <x>70</x>
      <y>100</y>
      <width>131</width>
      <height>141</height>
     </rect>
    </property>
    <property name="text">
     <string/>
    </property>
    <property name="pixmap">
     <pixmap>../../AP_project/tile_clay.png</pixmap>
    </property>
   </widget>
   <widget class="QPushButton" name="pushButton_116">
    <property name="geometry">
     <rect>
      <x>510</x>
      <y>200</y>
      <width>21</width>
      <height>31</height>
     </rect>
    </property>
    <property name="text">
     <string/>
    </property>
   </widget>
  </widget>
 </widget>
 <resources/>
 <connections/>
</ui>
